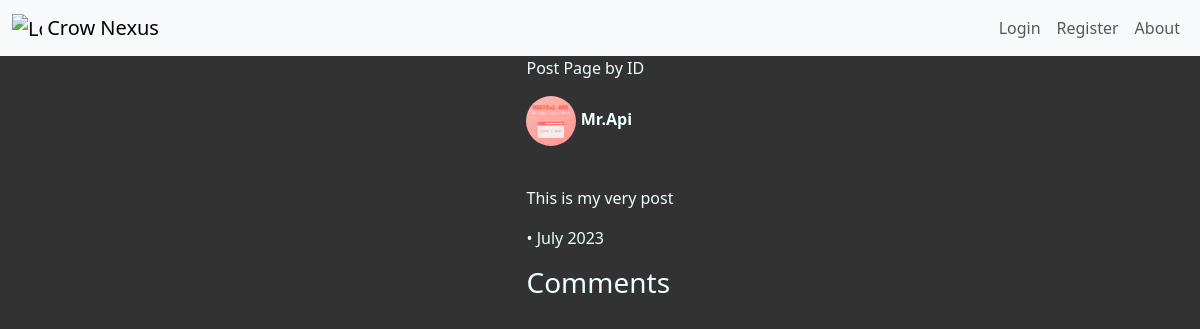
The page /showpost/1 on the database as committed earlier.
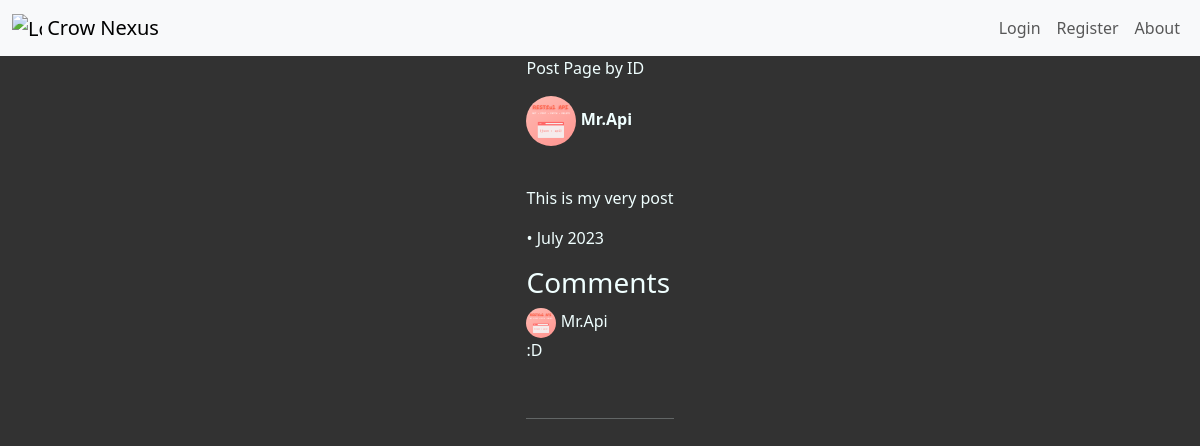
The same page on the database as committed later.
### main.py (models this page shows)
    class User(db.Model, UserMixin):
        __tablename__ = 'user'
        id = db.Column(db.Integer, primary_key=True)
        username = db.Column(db.String(40), nullable=False, unique=False)
        email = db.Column(db.String(80), nullable=False, unique=True)
        phone_number = db.Column(db.String(20))
        password = db.Column(db.String(100), nullable=False)
        created_at = db.Column(db.DateTime, default=datetime.utcnow)
        updated_at = db.Column(
            db.DateTime, default=datetime.utcnow, onupdate=datetime.utcnow)
        is_blocked = db.Column(db.Boolean, default=False)
        profile_picture = db.Column(db.String(100))
        posts = relationship('Post', back_populates='user')
        comments = db.relationship('Comment', back_populates='user')
        liked_posts = db.relationship('Post', secondary=likes, backref='likers')

    class Post(db.Model):
        __tablename__ = 'post'
        id = db.Column(db.Integer, primary_key=True)
        user_id = db.Column(db.Integer, db.ForeignKey(
            'user.id'), nullable=False)
        body = db.Column(db.Text, nullable=False)
        likes = db.Column(db.Integer, default=0)
        created_at = db.Column(db.DateTime, default=datetime.utcnow)
        updated_at = db.Column(db.DateTime, default=datetime.utcnow)
        user = relationship('User', back_populates='posts')
        comments = db.relationship('Comment', back_populates='post')

    class Comment(db.Model):
        __tablename__ = 'comments'
        id = db.Column(db.Integer, primary_key=True)
        content = db.Column(db.String(255), nullable=False)
        timestamp = db.Column(db.DateTime, nullable=False,
                              default=datetime.utcnow)
        user_id = db.Column(db.Integer, db.ForeignKey(
            'user.id'), nullable=False)
        post_id = db.Column(db.Integer, db.ForeignKey(
            'post.id'), nullable=False)
        user = db.relationship('User', back_populates='comments')
        post = db.relationship('Post', back_populates='comments')

### main.py (the view, shortened to what this page needs)
    @app.route('/showpost/<int:post_id>', methods=['GET', 'POST'])
    def show_post(post_id):
        requested_post = Post.query.get(post_id)
        form = CommentForm()
        if requested_post:
            return render_template('showpost.html', form=form, post=requested_post, current_user=current_user, logged_in=current_user.is_authenticated)
        else:
            flash('Post not found.')
            return redirect(url_for('home'))

### templates/showpost.html (shortened to what this page needs)
{% extends 'base.html' %}
{% block content %}
<p>Post Page by ID</p>
<p>
    <span>
    {% if post.user.profile_picture %}
        <img src="{{ url_for('static', filename='profile_pictures/' + post.user.profile_picture) }}" alt="Profile Picture">
    {% else %}
     <img src="{{ url_for('static', filename='images/blank-profile-pic.png') }}" alt="Profile Picture">
    {% endif %}
    </span>
    <strong> {{ post.user.username }}</strong>
</p>
<br>
<p>{{ post.body }}</p>
 <p style="font-weight:lighter">
     •
    {{ post.created_at.strftime('%B %Y') }}
    <br>
</p>
 <h3>Comments</h3>
 {% for comment in post.comments %}
 <span>
    {% if comment.user.profile_picture %}
        <img class="comment-img" src="{{ url_for('static', filename='profile_pictures/' + comment.user.profile_picture) }}" alt="Profile Picture">
    {% else %}
     <img src="{{ url_for('static', filename='images/blank-profile-pic.png') }}" alt="Profile Picture">
    {% endif %}
    {{comment.user.username }}
    </span>
     <p>{{ comment.content }}</p>
     <br> <hr>
 {% endfor %}
{% endblock %}

### templates/base.html (shortened to what this page needs)
<!DOCTYPE html>
<html lang="en">
<head>
    <link href="https://cdn.jsdelivr.net/npm/bootstrap@5.3.0-alpha1/dist/css/bootstrap.min.css" rel="stylesheet">
    <link rel="stylesheet" href="{{url_for('static', filename='css/styles.css')}}">
</head>
<body>
    <nav class="navbar navbar-expand-lg bg-body-tertiary">
        <div class="container-fluid">
        <a class="navbar-brand" href="/">
            <img src="{{url_for('static', filename='images/logo/crow-nav-logo.png')}}" alt="Logo" width="30" height="24" class="d-inline-block align-text-top">
            Crow Nexus
        </a>
            <div class="collapse navbar-collapse" id="navbarSupportedContent">
            <ul class="navbar-nav ms-auto mb-2 mb-lg-0">
                {% if not logged_in: %}
                <li class="nav-item"><a class="nav-link" href="{{ url_for('login') }}">Login</a></li>
                <li class="nav-item"><a class="nav-link" href="{{ url_for('register') }}">Register</a></li>
                 <li class="nav-item"><a class="nav-link" href="{{ url_for('about') }}">About</a></li>
                {% endif %}
            </ul>
            </div>
        </div>
      </nav>
    <div class="main-div">
    {% block content %}
    {% endblock %}
    </div>
</body>
</html>

### static/css/styles.css (style rules this page uses)
body { background-color: #323232; color: azure; }
div p img { border-radius: 50%; height: 50px; }
.comment-img { border-radius: 50%; height: 30px; }
a { text-decoration: none; color: beige; }
.main-div { display: grid; justify-content: center; }

Rows that differ between the two databases and show on the page:
added Comment: profile_picture (picture), user.username "Mr.Api", content ":D"
